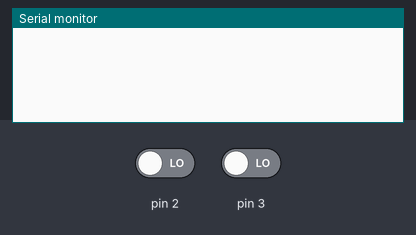
A sketch run on a simulated Arduino Uno, built with avr-gcc and run on an emulated ATmega328P. Shown: the last lines printed to the serial monitor. The inputs (shaded band) are chosen by the test bench; at power-on: pin 2 LOW, pin 3 LOW.

Above: at 1.2 s.
1.3 s: pin 2 driven HIGH
At 1.9 s:
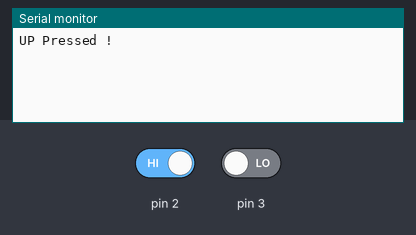
2.8 s: pin 3 driven HIGH
At 4.3 s:
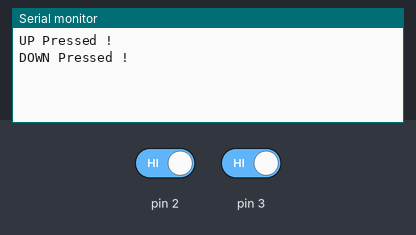

Measured:
- after the input at 1.3 s, the serial monitor: prints a new line at once (image 1)
- after the input at 2.8 s, the serial monitor: prints a new line at once (image 2)

The sketch:

ButtonTest.ino
```cpp
int coolup = 0;
int cooldown = 0;
int lastup = LOW;
int lastdown = LOW;

void setup() {
  Serial.begin(9600);
  pinMode(2, INPUT);
  pinMode(3, INPUT);
}

void action_up(int up) {
  if(coolup > millis() - 1000)
    return;

  if(lastup == LOW) {
    Serial.println("UP Pressed !");
  }

  lastup = up;
  coolup = millis();
}

void action_down(int down) {
  if(cooldown > millis() - 1000)
    return;

  if(lastdown == LOW) {
    Serial.println("DOWN Pressed !");
  }

  lastdown = down;
  cooldown = millis();
}

void loop() {
  int up = digitalRead(2);
  int down = digitalRead(3);

  if(lastup != up) {
    action_up(up);
  }

  if(lastdown != down) {
    action_down(down);
  }

  // Serial.print(up);
  // Serial.println(down);
  delay(50);
}
```
